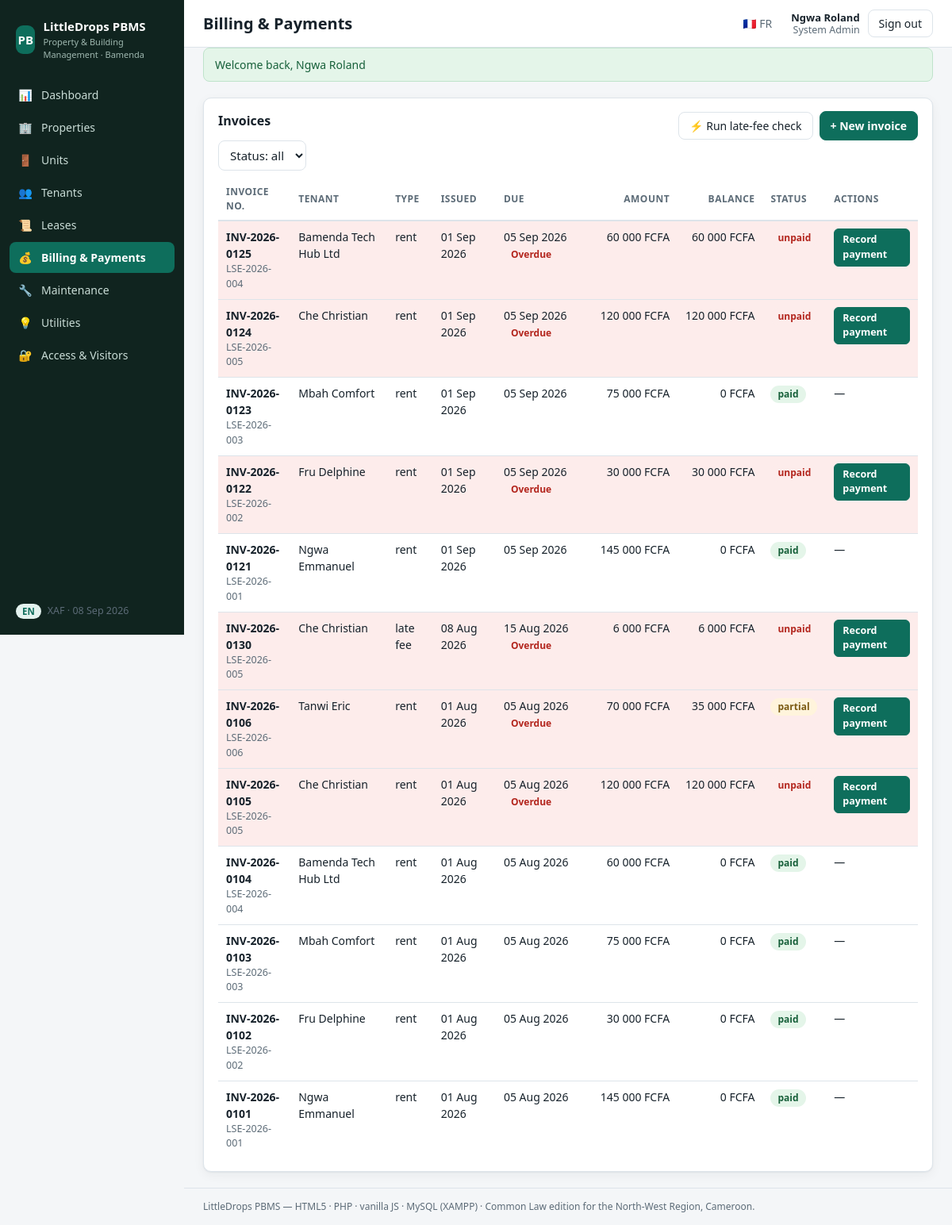
Screenshot of /index.php?r=billing (signed in) with the database file from the repository.
### tables this page shows
CREATE TABLE IF NOT EXISTS invoices (
  id           INT UNSIGNED AUTO_INCREMENT PRIMARY KEY,
  number       VARCHAR(24) NOT NULL UNIQUE,      
  lease_id     INT UNSIGNED NULL,
  tenant_id    INT UNSIGNED NOT NULL,
  kind         ENUM('rent','utility','late_fee','amenity','other') NOT NULL DEFAULT 'rent',
  issue_date   DATE NOT NULL,
  due_date     DATE NOT NULL,
  period_start DATE NULL,
  period_end   DATE NULL,
  amount_xaf   BIGINT UNSIGNED NOT NULL,
  paid_xaf     BIGINT UNSIGNED NOT NULL DEFAULT 0,
  status       ENUM('draft','unpaid','partial','paid','cancelled') NOT NULL DEFAULT 'unpaid',
  notes        VARCHAR(255) NULL,
  created_at   DATETIME NOT NULL DEFAULT CURRENT_TIMESTAMP,
  CONSTRAINT fk_invoices_lease FOREIGN KEY (lease_id) REFERENCES leases(id)
    ON DELETE SET NULL ON UPDATE CASCADE,
  CONSTRAINT fk_invoices_tenant FOREIGN KEY (tenant_id) REFERENCES tenants(id)
    ON DELETE RESTRICT ON UPDATE CASCADE,
  INDEX idx_invoices_status (status),
  INDEX idx_invoices_due (due_date)
);

CREATE TABLE IF NOT EXISTS leases (
  id             INT UNSIGNED AUTO_INCREMENT PRIMARY KEY,
  code           VARCHAR(20) NOT NULL UNIQUE,    
  unit_id        INT UNSIGNED NOT NULL,
  tenant_id      INT UNSIGNED NOT NULL,
  start_date     DATE NOT NULL,
  end_date       DATE NOT NULL,
  rent_xaf       BIGINT UNSIGNED NOT NULL,
  billing_cycle  ENUM('monthly','quarterly','annually') NOT NULL DEFAULT 'monthly',
  rent_type      ENUM('fixed','dynamic') NOT NULL DEFAULT 'fixed',
  escalation_pct DECIMAL(5,2) NULL,              
  escalation_interval_months SMALLINT UNSIGNED NULL,
  grace_days     SMALLINT UNSIGNED NOT NULL DEFAULT 7,
  penalty_pct    DECIMAL(5,2)  NOT NULL DEFAULT 5.00,
  deposit_xaf    BIGINT UNSIGNED NOT NULL DEFAULT 0,
  deposit_paid   TINYINT(1) NOT NULL DEFAULT 0,
   
  legal_system   ENUM('common_law','civil_law') NOT NULL DEFAULT 'common_law',
  jurisdiction   VARCHAR(160) NOT NULL DEFAULT 'Bamenda, North-West Region, Cameroon',
  notice_to_quit_days SMALLINT UNSIGNED NOT NULL DEFAULT 30,
  status         ENUM('draft','active','expired','terminated','in_recovery') NOT NULL DEFAULT 'draft',
  signed_at      DATETIME NULL,
  witness_1      VARCHAR(120) NULL,
  witness_2      VARCHAR(120) NULL,
  stamp_duty_paid TINYINT(1) NOT NULL DEFAULT 0,
  notes          TEXT NULL,
  created_at     DATETIME NOT NULL DEFAULT CURRENT_TIMESTAMP,
  CONSTRAINT fk_leases_unit FOREIGN KEY (unit_id) REFERENCES units(id)
    ON DELETE RESTRICT ON UPDATE CASCADE,
  CONSTRAINT fk_leases_tenant FOREIGN KEY (tenant_id) REFERENCES tenants(id)
    ON DELETE RESTRICT ON UPDATE CASCADE,
  INDEX idx_leases_status (status)
);

CREATE TABLE IF NOT EXISTS tenants (
  id             INT UNSIGNED AUTO_INCREMENT PRIMARY KEY,
  user_id        INT UNSIGNED NULL,              
  kind           ENUM('individual','corporate') NOT NULL DEFAULT 'individual',
  name           VARCHAR(160) NOT NULL,
  email          VARCHAR(160) NULL,
  phone          VARCHAR(30)  NULL,
  alt_phone      VARCHAR(30)  NULL,
  emergency_name  VARCHAR(120) NULL,
  emergency_phone VARCHAR(30)  NULL,
  id_type        ENUM('national_id','passport','certificate_incorporation','residence_permit') NULL,
  id_number      VARCHAR(60) NULL,
  notes          TEXT NULL,
  created_at     DATETIME NOT NULL DEFAULT CURRENT_TIMESTAMP,
  CONSTRAINT fk_tenants_user FOREIGN KEY (user_id) REFERENCES users(id)
    ON DELETE SET NULL ON UPDATE CASCADE,
  INDEX idx_tenants_name (name)
);

### core/View.php (called while the page is built, shortened)
<?php
final class View
{
    public static function render(string $template, array $data = [], ?string $layout = 'app'): string
    {
        $php = self::resolve($template);
        extract($data, EXTR_SKIP);
        require $php;
        $content = (string) ob_get_clean();
        if ($layout !== null) {
            $content = (string) ob_get_clean();
        }
        return $content;
    }
    private static function resolve(string $template): string
    {
        [$module, $view] = explode('::', $template, 2);
        $file = dirname(__DIR__) . "/modules/$module/Views/" . str_replace(['..', '\\'], '', $view) . '.php';
        return $file;
    }
}

### modules/Billing/Controllers/InvoiceController.php (called while the page is built, shortened)
<?php
final class InvoiceController extends Controller
{
    public function index(): void
    {
        $status = $_GET['status'] ?? null;
        $this->view('Billing::index', [
            'title'    => t('bill.title'),
            'invoices' => Invoice::all($status),
            'status'   => (string) $status,
            'leases'   => Database::rows(
                "SELECT l.id, l.code, l.tenant_id, l.rent_xaf, tn.name AS tenant_name
                   FROM leases l JOIN tenants tn ON tn.id = l.tenant_id
                  WHERE l.status IN ('active','in_recovery') ORDER BY l.code"
            ),
            'tenants'  => Tenant::options(),
        ]);
    }
}

### index.php (called while the page is built, shortened)
<?php
$router = new Core\Router();
$router->loadModules();
$router->dispatch(Core\Request::route());

### core/Auth.php (called while the page is built, shortened)
<?php
final class Auth
{
    public static function user(): ?array
    {
        return $_SESSION['user'] ?? null;
    }
    public static function locale(): string
    {
        return $_SESSION['locale'] ?? Config::get('app.locale', 'en');
    }
}

### core/helpers.php (called while the page is built, shortened)
<?php
function url(string $path = ''): string
{
    $path = ltrim($path, '/');
    $base = rtrim(dirname($_SERVER['SCRIPT_NAME'] ?? '/'), '/\\');
    return $path === '' ? $base . '/' : $base . "/index.php?r=" . urlencode($path);
}
function e(?string $s): string
{
    return htmlspecialchars((string) $s, ENT_QUOTES | ENT_SUBSTITUTE, 'UTF-8');
}
function t(string $key, array $replace = []): string
{
    static $dict = null;
    $dict ??= require __DIR__ . '/translations.php';
    $locale = \Core\Auth::locale();
    $text = $dict[$locale][$key] ?? $dict['en'][$key] ?? $key;
    return $text;
}
function fmt_xaf($amount): string
{
    return number_format((float) $amount, 0, ',', ' ') . ' FCFA';
}
function fmt_date(?string $date): string
{
    $ts = strtotime($date);
    return $ts ? date('d M Y', $ts) : $date;
}
function badge(string $status): string
{
    $s = strtolower(str_replace(' ', '-', $status));
    $green  = ['leased', 'active', 'paid', 'resolved', 'closed', 'confirmed', 'approved'];
    $amber  = ['reserved', 'partial', 'pending', 'assigned', 'in_progress', 'notice_to_quit_issued', 'demand_letter'];
    $red    = ['under-maintenance', 'out-of-service', 'unpaid', 'in_recovery', 'urgent', 'failed', 'notice_expired', 'enforcement'];
    if (in_array($s, $green, true)) {
        return 'badge badge-green';
    }
    if (in_array($s, $amber, true)) {
        return 'badge badge-amber';
    }
    if (in_array($s, $red, true)) {
        return 'badge badge-red';
    }
    return 'badge badge-blue';
}
function current_user(): ?array
{
    return \Core\Auth::user();
}

### core/Config.php (called while the page is built, shortened)
<?php
final class Config
{
    private static ?array $data = null;
    public static function load(): array
    {
        if (self::$data !== null) {
            return self::$data;
        }
        self::$data = [
            'app' => [
                'name'      => 'LittleDrops PBMS',
                'tagline'   => 'Property & Building Management · Bamenda, Cameroon',
                'locale'    => 'en',
                'timezone'  => 'Africa/Douala',
            ],
            'db' => [
                'driver'    => 'mysql',
                'host'      => '127.0.0.1',
                'port'      => 3306,
                'database'  => 'pbms',
                'username'  => 'root',
                'password'  => '',
                'charset'   => 'utf8mb4',
            ],
            'legal' => [
                'default_legal_system' => 'common_law',
                'default_jurisdiction' => 'Bamenda, North-West Region, Cameroon',
                'default_notice_days'  => 30,
                'late_fee_penalty_pct' => 5.00,
                'late_fee_grace_days'  => 7,
            ],
            'modules' => ['Auth', 'Dashboard', 'Properties', 'Tenants', 'Leases', 'Billing', 'Maintenance', 'Utilities', 'Access'],
        ];
        return self::$data;
    }
    public static function get(string $path, $default = null)
    {
        $node = self::load();
        foreach (explode('.', $path) as $key) {
            $node = $node[$key];
        }
        return $node;
    }
}

### core/Database.php (called while the page is built, shortened)
<?php
final class Database
{
    private static ?PDO $pdo = null;
    public static function pdo(): PDO
    {
        if (self::$pdo === null) {
            $db  = Config::get('db');
            $dsn = sprintf(
                'mysql:host=%s;port=%d;dbname=%s;charset=%s',
                $db['host'],
                (int) $db['port'],
                $db['database'],
                $db['charset']
            );
            self::$pdo = new PDO($dsn, $db['username'], $db['password'], [
                PDO::ATTR_ERRMODE            => PDO::ERRMODE_EXCEPTION,
                PDO::ATTR_DEFAULT_FETCH_MODE => PDO::FETCH_ASSOC,
                PDO::ATTR_EMULATE_PREPARES   => false,
            ]);
        }
        return self::$pdo;
    }
    public static function run(string $sql, array $params = []): PDOStatement
    {
        $st = self::pdo()->prepare($sql);
        $st->execute($params);
        return $st;
    }
    public static function rows(string $sql, array $params = []): array
    {
        return self::run($sql, $params)->fetchAll();
    }
}

### modules/Billing/Models/Invoice.php (called while the page is built, shortened)
<?php
final class Invoice
{
    public static function all(?string $status = null): array
    {
        $sql = 'SELECT i.*, tn.name AS tenant_name, l.code AS lease_code
                  FROM invoices i
                  JOIN tenants tn ON tn.id = i.tenant_id
                  LEFT JOIN leases l ON l.id = i.lease_id';
        $params = [];
        $sql .= ' ORDER BY i.issue_date DESC, i.id DESC LIMIT 200';
        return Database::rows($sql, $params);
    }
}

### modules/Billing/Views/index.php (the view, shortened to what this page needs)
<section class="panel">
  <div class="panel-head">
    <h2><?= e(t('bill.invoices')) ?></h2>
    <div class="btn-row">
      <form method="post" action="<?= e(url('billing/late-fees')) ?>">
        <button class="btn" type="submit">⚡ <?= e(t('bill.run_late_fees')) ?></button>
      </form>
      <details class="dropdown">
        <summary class="btn btn-primary">+ <?= e(t('bill.add_invoice')) ?></summary>
      </details>
    </div>
  </div>
  <form method="get" action="<?= e(url('billing')) ?>" class="filters">
    <select name="status" onchange="this.form.submit()">
      <option value=""><?= e(t('common.status')) ?>: all</option>
    </select>
  </form>
  <table class="table">
    <thead><tr>
      <th><?= e(t('bill.number')) ?></th>
      <th><?= e(t('lease.tenant')) ?></th>
      <th><?= e(t('bill.kind')) ?></th>
      <th><?= e(t('bill.issue_date')) ?></th>
      <th><?= e(t('bill.due_date')) ?></th>
      <th class="num"><?= e(t('common.amount')) ?></th>
      <th class="num"><?= e(t('bill.balance')) ?></th>
      <th><?= e(t('common.status')) ?></th>
      <th><?= e(t('common.actions')) ?></th>
    </tr></thead>
    <tbody>
      <?php foreach ($invoices as $inv):
        $balance = (int) $inv['amount_xaf'] - (int) $inv['paid_xaf'];
        $overdue = $balance > 0 && strtotime($inv['due_date']) < time();
      ?>
      <tr class="<?= $overdue ? 'row-danger' : '' ?>">
        <td><strong><?= e($inv['number']) ?></strong><?= $inv['lease_code'] ? '<div class="muted">' . e($inv['lease_code']) . '</div>' : '' ?></td>
        <td><?= e($inv['tenant_name']) ?></td>
        <td><?= e(str_replace('_', ' ', $inv['kind'])) ?></td>
        <td><?= e(fmt_date($inv['issue_date'])) ?></td>
        <td><?= e(fmt_date($inv['due_date'])) ?><?= $overdue ? ' <span class="badge badge-red">' . e(t('bill.overdue')) . '</span>' : '' ?></td>
        <td class="num"><?= e(fmt_xaf($inv['amount_xaf'])) ?></td>
        <td class="num"><?= e(fmt_xaf($balance)) ?></td>
        <td><span class="<?= e(badge($inv['status'])) ?>"><?= e($inv['status']) ?></span></td>
        <td>
          <?php if ($balance > 0 && in_array(current_user()['role'], ['admin', 'accountant'], true)): ?>
          <details class="dropdown">
            <summary class="btn btn-sm btn-primary"><?= e(t('bill.record_payment')) ?></summary>
          </details>
          <?php else: ?>—<?php endif; ?>
        </td>
      </tr>
      <?php endforeach; ?>
    </tbody>
  </table>
</section>

### core/Router.php (shortened to what this page needs)
<?php
final class Router
{
    private array $routes = [];
    public function add(string $method, string $pattern, callable|array $handler): void
    {
        if (is_array($handler)) {
            [$class, $action] = $handler;
            $handler = static fn(array $params): mixed => (new $class())->{$action}($params);
        }
        $this->routes[strtoupper($method)][] = [$pattern, $handler];
    }
    public function dispatch(string $route): void
    {
        $method = Request::method();
        $route  = trim($route, '/');
        foreach ($this->routes[$method] ?? [] as [$pattern, $handler]) {
            $regex = '#^' . preg_replace('#\{(\w+)\}#', '(?P<$1>[^/]+)', $pattern) . '$#';
            if (preg_match($regex, $route, $m)) {
                $params = array_filter($m, 'is_string', ARRAY_FILTER_USE_KEY);
                $handler($params);
                return;
            }
        }
    }
}

### assets/css/app.css (style rules this page uses)
:root { --bg: #f4f6f8; --panel: #ffffff; --ink: #17222b; --muted: #5c6b77; --line: #dde4ea; --brand: #0e6e5c; --brand-ink: #ffffff; --brand-soft: #e3f2ee; --danger: #b3261e; --danger-soft: #fdeceb; --amber-soft: #fff4dc; --green-soft: #e4f5e9; --blue-soft: #e7f0fb; --radius: 10px; --shadow: 0 1px 2px rgba(23, 34, 43, .06), 0 4px 14px rgba(23, 34, 43, .05); --mono: "Consolas", "Menlo", monospace; }
* { box-sizing: border-box; }
html, body { margin: 0; padding: 0; }
body { font: 15px/1.5 system-ui, -apple-system, "Segoe UI", Roboto, Arial, sans-serif; background: var(--bg); color: var(--ink); }
.panel { background: var(--panel); border: 1px solid var(--line); border-radius: var(--radius); box-shadow: var(--shadow); padding: 16px 18px; }
.panel-head { display: flex; justify-content: space-between; align-items: flex-start; gap: 12px; flex-wrap: wrap; }
.panel h2 { font-size: 16px; margin: 0 0 10px; }
.table { width: 100%; border-collapse: collapse; font-size: 14px; }
.table th { text-align: left; font-size: 12px; text-transform: uppercase; letter-spacing: .04em; color: var(--muted); border-bottom: 2px solid var(--line); padding: 8px 10px; }
.table td { padding: 9px 10px; border-bottom: 1px solid var(--line); vertical-align: top; }
.table tr:last-child td { border-bottom: none; }
.table .num { text-align: right; font-variant-numeric: tabular-nums; white-space: nowrap; }
.row-danger { background: var(--danger-soft); }
.muted { color: var(--muted); font-size: 12.5px; }
.badge { display: inline-block; padding: 2px 9px; border-radius: 999px; font-size: 12px; font-weight: 600; white-space: nowrap; }
.badge-green { background: var(--green-soft); color: #17603a; }
.badge-amber { background: var(--amber-soft); color: #7a5a12; }
.badge-red { background: var(--danger-soft); color: var(--danger); }
.btn { display: inline-flex; align-items: center; gap: 6px; cursor: pointer; background: #fff; color: var(--ink); border: 1px solid var(--line); border-radius: 8px; padding: 7px 13px; font-size: 14px; font-family: inherit; }
.btn-primary { background: var(--brand); border-color: var(--brand); color: var(--brand-ink); font-weight: 600; }
.btn-sm { padding: 4px 10px; font-size: 12.5px; border-radius: 6px; }
.btn-row { display: flex; gap: 8px; align-items: center; flex-wrap: wrap; }
input, select, textarea { font: inherit; padding: 7px 10px; border: 1px solid var(--line); border-radius: 8px; background: #fff; color: var(--ink); min-width: 0; }
.filters { display: flex; gap: 8px; margin: 0 0 10px; flex-wrap: wrap; }
details.dropdown { position: relative; }
details.dropdown > summary { list-style: none; }

### rows the page displays
invoices: number "INV-2026-0125", lease.code "LSE-2026-004", tenant.name "Bamenda Tech Hub Ltd", kind "rent", issue_date "01 Sep 2026", due_date "05 Sep 2026", amount_xaf "60 000 FCFA", fmt_xaf($balance) "60 000 FCFA", status "unpaid"
invoices: number "INV-2026-0124", lease.code "LSE-2026-005", tenant.name "Che Christian", kind "rent", issue_date "01 Sep 2026", due_date "05 Sep 2026", amount_xaf "120 000 FCFA", fmt_xaf($balance) "120 000 FCFA", status "unpaid"
invoices: number "INV-2026-0123", lease.code "LSE-2026-003", tenant.name "Mbah Comfort", kind "rent", issue_date "01 Sep 2026", due_date "05 Sep 2026", amount_xaf "75 000 FCFA", fmt_xaf($balance) "0 FCFA", status "paid"
invoices: number "INV-2026-0122", lease.code "LSE-2026-002", tenant.name "Fru Delphine", kind "rent", issue_date "01 Sep 2026", due_date "05 Sep 2026", amount_xaf "30 000 FCFA", fmt_xaf($balance) "30 000 FCFA", status "unpaid"
invoices: number "INV-2026-0121", lease.code "LSE-2026-001", tenant.name "Ngwa Emmanuel", kind "rent", issue_date "01 Sep 2026", due_date "05 Sep 2026", amount_xaf "145 000 FCFA", fmt_xaf($balance) "0 FCFA", status "paid"
invoices: number "INV-2026-0130", lease.code "LSE-2026-005", tenant.name "Che Christian", kind "late fee", issue_date "08 Aug 2026", due_date "15 Aug 2026", amount_xaf "6 000 FCFA", fmt_xaf($balance) "6 000 FCFA", status "unpaid"
invoices: number "INV-2026-0106", lease.code "LSE-2026-006", tenant.name "Tanwi Eric", kind "rent", issue_date "01 Aug 2026", due_date "05 Aug 2026", amount_xaf "70 000 FCFA", fmt_xaf($balance) "35 000 FCFA", status "partial"
invoices: number "INV-2026-0105", lease.code "LSE-2026-005", tenant.name "Che Christian", kind "rent", issue_date "01 Aug 2026", due_date "05 Aug 2026", amount_xaf "120 000 FCFA", fmt_xaf($balance) "120 000 FCFA", status "unpaid"
invoices: number "INV-2026-0104", lease.code "LSE-2026-004", tenant.name "Bamenda Tech Hub Ltd", kind "rent", issue_date "01 Aug 2026", due_date "05 Aug 2026", amount_xaf "60 000 FCFA", fmt_xaf($balance) "0 FCFA", status "paid"
invoices: number "INV-2026-0103", lease.code "LSE-2026-003", tenant.name "Mbah Comfort", kind "rent", issue_date "01 Aug 2026", due_date "05 Aug 2026", amount_xaf "75 000 FCFA", fmt_xaf($balance) "0 FCFA", status "paid"
invoices: number "INV-2026-0102", lease.code "LSE-2026-002", tenant.name "Fru Delphine", kind "rent", issue_date "01 Aug 2026", due_date "05 Aug 2026", amount_xaf "30 000 FCFA", fmt_xaf($balance) "0 FCFA", status "paid"
invoices: number "INV-2026-0101", lease.code "LSE-2026-001", tenant.name "Ngwa Emmanuel", kind "rent", issue_date "01 Aug 2026", due_date "05 Aug 2026", amount_xaf "145 000 FCFA", fmt_xaf($balance) "0 FCFA", status "paid"

### other values shown
$icon "📊"
$label "Dashboard"
$icon "🏢"
$label "Properties"
$icon "🚪"
$label "Units"
$icon "👥"
$label "Tenants"
$icon "📜"
$label "Leases"
$icon "💰"
$label "Billing & Payments"
$icon "🔧"
$label "Maintenance"
$icon "💡"
